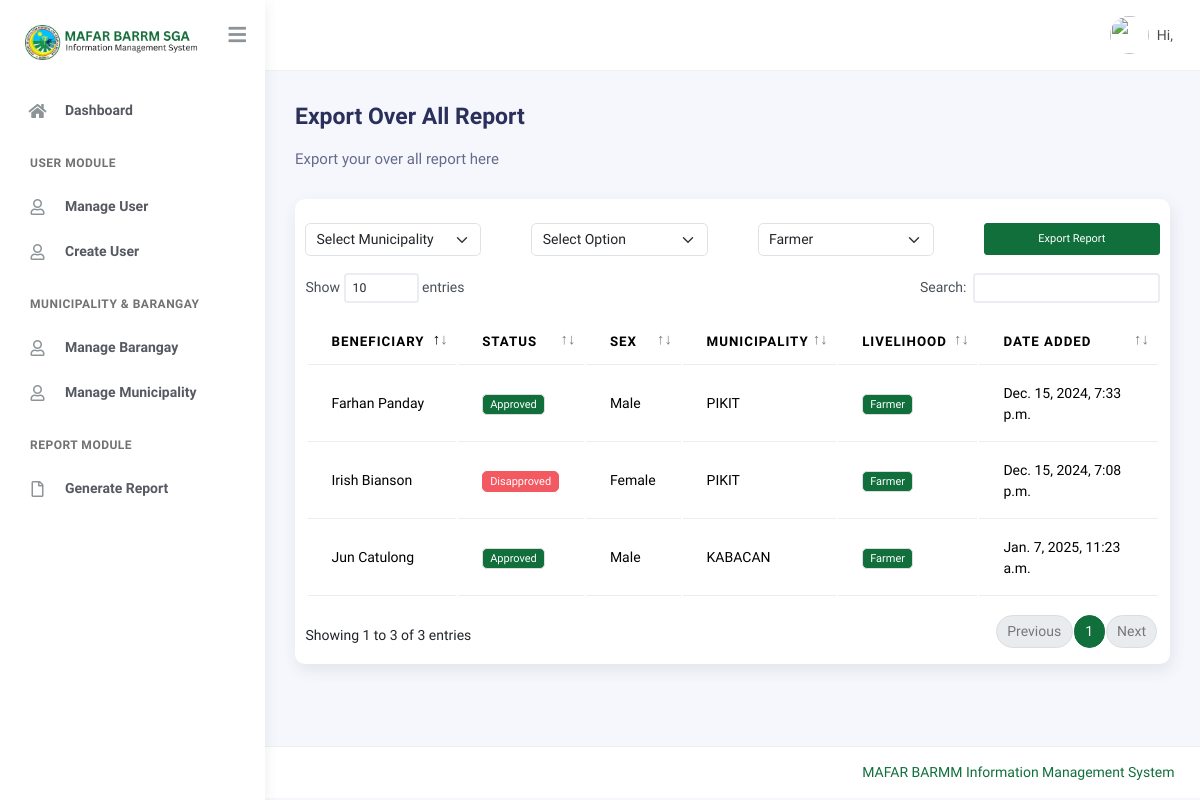
The app's page /mafar/overall-report with its own data.
### main/models.py (models this page shows, shortened)
class Municpality(models.Model):
    municipality = models.CharField(max_length=255)
    date_added = models.DateTimeField(auto_now_add=True)
    class Meta:
        verbose_name_plural = "Municipality"
        verbose_name = "Municipality"
    def __str__(self) -> str:
        return self.municipality

class FarmProfile(models.Model):
    MAIN_LIVELIHOOD = (
        ("Farmer", "Farmer"),
        ("Farm Worker", "Farm Worker"),
        ("Agri Youth", "Agri Youth"),
    )
    FARMER = (
        ("Rice", "Rice"),
        ("Corn", "Corn"),
        ("Other Crops", "Other Crops"),
        ("Livestock", "Livestock"),
        ("Poultry", "Poultry"),
    )
    FARM_WORKER = (
        ("Land Preparation", "Land Preparation"),
        ("Planting", "Planting"),
        ("Cultivation", "Cultivation"),
        ("Harvesting", "Harvesting"),
        ("Others", "Others"),
    )
    AGRIYOUTH_WORKER = (
        ("1", "Part of a farming household"),
        ("2", "Attending/attended formal agri-fishery related course"),
        ("3", "Attending/attended non-formal agri-fishery related course"),
        ("4", "Participated in any agricultural activity/program."),
        ("5", "Others"),
    )
    related_to = models.ForeignKey(PersonalInformation, on_delete=models.CASCADE)
    main_livelihood = models.CharField(max_length=255, choices=MAIN_LIVELIHOOD)
    activity_farmer = models.CharField(
        max_length=50, choices=FARMER, null=True, blank=True
    )
    specific_farming_activity = models.CharField(max_length=50, null=True, blank=True)
    activity_farmworker = models.CharField(
        max_length=50, choices=FARM_WORKER, null=True, blank=True
    )
    specific_farmworker_activity = models.CharField(
        max_length=50, null=True, blank=True
    )
    activity_agriyouth = models.CharField(
        max_length=50, choices=AGRIYOUTH_WORKER, null=True, blank=True
    )
    specific_agriyouth_activity = models.CharField(max_length=50, null=True, blank=True)
    status = models.CharField(
        max_length=100,
        default="Pending",
        null=True,
        blank=True,
        choices=(
            ("Pending", "Pending"),
            ("Approved", "Approved"),
            ("Disapproved", "Disapproved"),
        ),
    )
    reason = models.TextField(max_length=255, blank=True, null=True, help_text="Reason why disapproved")
    date_added = models.DateTimeField(auto_now_add=True)
    class Meta:
        verbose_name = "Farm Profile"
        verbose_name_plural = "Farm Profiles"

class PersonalInformation(models.Model):
    EXTENSIONS = (
        ("None", "None"),
        ("Sr.", "Sr."),
        ("Jr.", "Jr."),
    )
    GENDER = (("Male", "Male"), ("Female", "Female"))
    HIGHEST_EDUCATION = (
        ("Pre-school", "Pre-school"),
        ("Elementary", "Elementary"),
        ("High School", "High School"),
        ("Junior High School", "Junior High School"),
        ("Senior High School", "Senior High School"),
        ("College", "College"),
        ("Vocational", "Vocational"),
        ("Post-graduate", "Post-graduate"),
        ("None", "None"),
    )
    RELIGION = (
        ("Christianity", "Christianity"),
        ("Islam", "Islam"),
        ("Others", "Others"),
    )
    CIVIL_STATUS = (
        ("Single", "Single"),
        ("Married", "Married"),
        ("Widowed", "Widowed"),
        ("Separated", "Separated"),
    )
    RELATIONSHIP = (
        ("Mother", "Mother"),
        ("Father", "Father"),
    )
    firstname = models.CharField(
        max_length=255, help_text="Beneficiary first name", db_index=True
    )
    middlename = models.CharField(
        max_length=255, help_text="Beneficiary middle name", db_index=True
    )
    lastname = models.CharField(
        max_length=255, help_text="Beneficiary last name", db_index=True
    )
    extension = models.CharField(
        max_length=255,
        help_text="Extension",
        choices=EXTENSIONS,
        db_index=True,
        null=True,
        blank=True,
    )
    gender = models.CharField(max_length=255, help_text="Gender", choices=GENDER)
    purok = models.CharField(max_length=255, help_text="Purok")
    municipality = models.ForeignKey(
        Municpality, on_delete=models.CASCADE, help_text="Municipality"
    )
    barangay = models.ForeignKey(
        Barangay, on_delete=models.CASCADE, help_text="Barangay"
    )
    street = models.CharField(max_length=255, help_text="Street")
    province = models.CharField(max_length=255, help_text="Province")
    region = models.CharField(max_length=255, help_text="Region")
    mobile_number = models.CharField(max_length=11, help_text="Mobile Number")
    landline_number = models.CharField(
        max_length=255, help_text="Landline Number", blank=True, null=True
    )
    dob = models.CharField(max_length=255, help_text="Date of Birth")
    pob = models.CharField(max_length=255, help_text="Place of Birth")
    provice_place_of_birth = models.CharField(
        max_length=255, help_text="Provice Place Of Birth"
    )
    country = models.CharField(max_length=255)
    education = models.CharField(
        max_length=255, help_text="Highest Formal Education", choices=HIGHEST_EDUCATION
    )
    is_pwd = models.BooleanField(default=False, help_text="Person with disability")
    is_fourps = models.BooleanField(default=False, help_text="4P's Beneficiary")
    is_member_in_ip = models.BooleanField(
        default=False, help_text="Member of an Indigenous Group"
    )
    is_household_head = models.BooleanField(default=False, help_text="Household head")
    is_with_government_id = models.BooleanField(
        default=False, help_text="Government ID"
    )
    is_member_in_any_cooperative = models.BooleanField(
        default=False, help_text="Member in any cooperative"
    )
    member_in_ip_specific = models.CharField(
        max_length=255, help_text="Specific Indigenous Group", null=True, blank=True
    )
    religion = models.CharField(
        max_length=255, choices=RELIGION, help_text="Region you belong"
    )
    civil_status = models.CharField(
        max_length=255, choices=CIVIL_STATUS, help_text="Civil status"
    )
    name_of_spouse_if_married = models.CharField(
        max_length=255, null=True, blank=True, help_text="Name of spouse if married"
    )
    mother_maiden_name = models.CharField(
        max_length=255, help_text="Mother maiden name"
    )
    name_of_household_head = models.CharField(
        max_length=255, help_text="Name of Household", blank=True, null=True
    )
    relationship = models.CharField(
        max_length=255,
        choices=RELATIONSHIP,
        null=True,
        blank=True,
        help_text="Relationship",
    )
    number_of_living_household = models.IntegerField(
        default=0, null=True, blank=True, help_text="No. of living in your household"
    )
    number_of_male = models.IntegerField(
        default=0, null=True, blank=True, help_text="No. of male in your household"
    )
    number_of_female = models.IntegerField(
        default=0, null=True, blank=True, help_text="No. of female in your household"
    )
    type_of_id = models.CharField(
        max_length=255, null=True, blank=True, help_text="What type of ID you have?"
    )
    id_number = models.CharField(
        max_length=255, null=True, blank=True, help_text="Enter your ID number"
    )
    specify_cooperative = models.CharField(
        max_length=255,
        null=True,
        blank=True,
        help_text="Specify what cooperative you are member with",
    )
    person_to_notify = models.CharField(max_length=255)
    contact_number = models.CharField(max_length=255)
    date_added = models.DateTimeField(auto_now_add=True)
    def get_full_name(self):
        return f"{self.firstname} {self.lastname}"
    class Meta:
        verbose_name = "Personal Information"
        verbose_name_plural = "Personal Informations"

### main/views.py (the view, shortened to what this page needs)
class OverallReport(View):
    template_name = "overall_report.html"
    def get(self, request):
        context = {}
        context["items"] = FarmProfile.objects.all().order_by("-date_added")[:10]
        context["filter_form"] = FilterOverAllBeneficiary()
        return render(request, self.template_name, context)

### main/forms.py
class FilterOverAllBeneficiary(forms.Form):
    municipality = forms.ModelChoiceField(
        empty_label="Select Municipality",
        queryset=Municpality.objects.all(),
        widget=forms.Select(attrs={"class": "form-select"}),
        label="Municipality",
        required=False,
    )
    activity = forms.ChoiceField(
        required=False,
        choices=Notification.FARMER_ACTIVITY,
        widget=forms.Select(
            attrs={"class": "form-select", "placeholder": "Select activity"}
        ),
    )
    livelihood = forms.ChoiceField(
        required=False,
        choices=FarmProfile.MAIN_LIVELIHOOD,
        widget=forms.Select(
            attrs={"class": "form-select", "placeholder": "Select livelihood"}
        ),
    )

### main/templates/overall_report.html (shortened to what this page needs)
{% extends './includes/base.html' %}
{% block content %}
<div class="page-inner">
    <div class="d-flex align-items-left align-items-md-center flex-column flex-md-row pt-2 pb-4">
        <div>
            <h3 class="fw-bold mb-3">Export Over All Report</h3>
            <h6 class="op-7 mb-2">Export your over all report here</h6>
        </div>
    </div>
    <div class="card py-3">
        <form method="post">
            <div class="row">
                {% for input in filter_form %}
                <div class="col-md-3">
                    <div class="form-group mb-2">
                        {{ input }}
                    </div>
                </div>
                {% endfor %}
                <div class="col-md-3">
                    <div class="form-group">
                        <input type="submit" value="Export Report" class="btn btn-primary btn-sm w-100">
                    </div>
                </div>
            </div>
        </form>
        <div class="table-responsive">
            <table class="table" id="datatable">
                <thead>
                    <tr>
                        <th>Beneficiary</th>
                        <th>Status</th>
                        <th>Sex</th>
                        <th>Municipality</th>
                        <th>Livelihood</th>
                        <th>Date Added</th>
                    </tr>
                </thead>
                <tbody>
                    {% for beneficiary in items %}
                    <tr>
                        <td>{{ beneficiary.related_to.get_full_name }}</td>
                        <td>
                            {% if beneficiary.status == 'Approved' %}
                            <span class="badge bg-primary">{{ beneficiary.status }}</span>
                            {% elif beneficiary.status == 'Disapproved' %}
                            <span class="badge btn-danger">{{ beneficiary.status }}</span>
                            {% else %}
                            <span class="badge btn-warning">{{ beneficiary.status }}</span>
                            {% endif %}
                        </td>
                        <td>{{ beneficiary.related_to.gender }}</td>
                        <td>{{ beneficiary.related_to.municipality }}</td>
                        <td>
                            <span class="badge bg-primary">{{ beneficiary.main_livelihood }}</span>
                        </td>
                        <td>{{ beneficiary.related_to.date_added }}</td>
                    </tr>
                    {% endfor %}
                </tbody>
            </table>
        </div>
    </div>
</div>
{% endblock %}

### main/templates/includes/base.html (style rules this page uses)
.btn-primary { background-color: #106F3B !important; border-color: #106F3B !important; }
select option:checked { background-color: #106F3B !important; color: #fff !important; }

### records on screen
Municpality: filter_form "Select Municipality"
FarmProfile: related_to.get_full_name "Jun Catulong", status "Approved", related_to.gender "Male", related_to.municipality "KABACAN", main_livelihood "Farmer", related_to.date_added "Jan. 7, 2025, 11:23 a.m."
FarmProfile: related_to.get_full_name "Farhan Panday", status "Approved", related_to.gender "Male", related_to.municipality "PIKIT", main_livelihood "Farmer", related_to.date_added "Dec. 15, 2024, 7:33 p.m."
FarmProfile: related_to.get_full_name "Irish Bianson", status "Disapproved", related_to.gender "Female", related_to.municipality "PIKIT", main_livelihood "Farmer", related_to.date_added "Dec. 15, 2024, 7:08 p.m."
